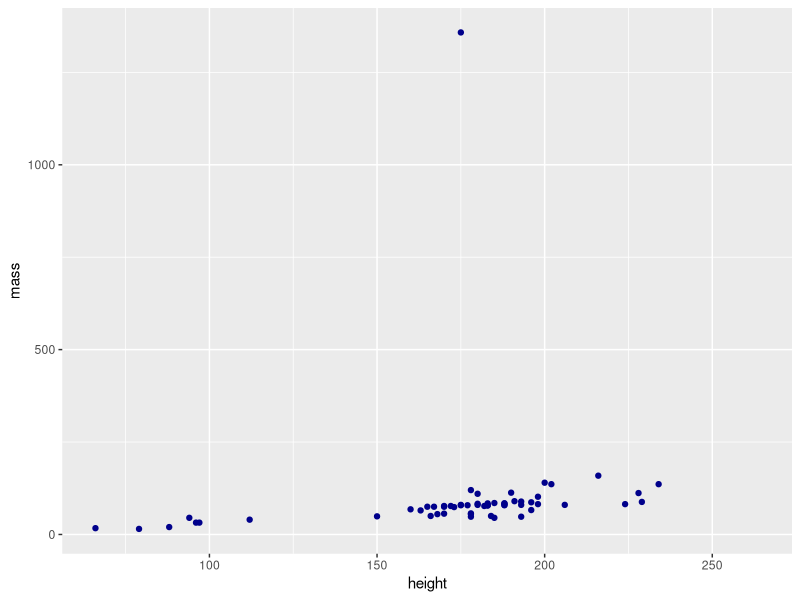

Source code (R):
## ---- chunk 1
knitr::opts_chunk$set(echo = TRUE)
## ---- chunk 2
library(tidyverse)
library(ggplot2)
library(dplyr)
## ---- chunk 3
ggplot(data = starwars, aes(x= height, y= mass)) +
  geom_point(color= "darkblue")
